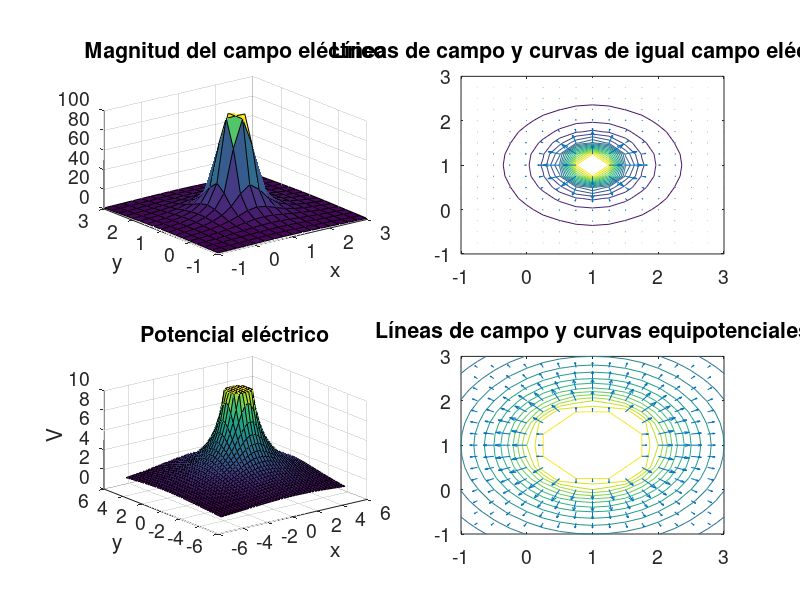
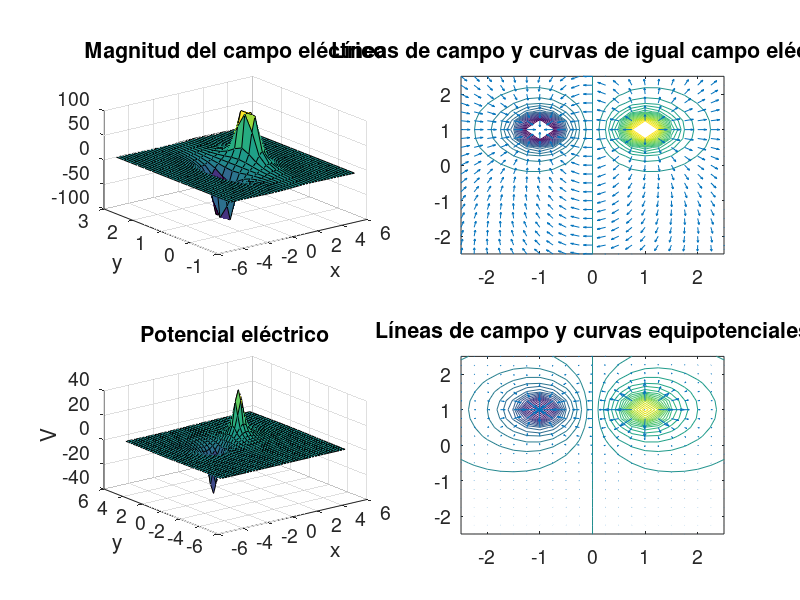
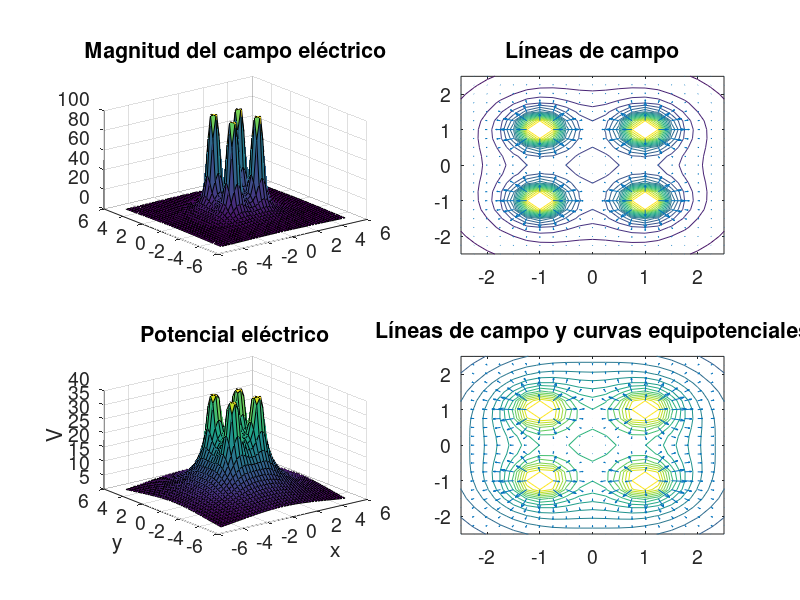

Recreate these plots in MATLAB, in order.
clear
clc
close all


q = [ +1e-9 ;
      -1e-9 ;
      +1e-9 ;
      +1e-9 ];
  
r = [ 1  1 ;
     -1  1 ;
     -1 -1 ;
      1 -1 ];

k = 9e9;

DD = .25;
MAX = 5;
[x,y] = meshgrid(-MAX:DD:MAX);

% -------------------------------------------------------------------------
% L�neas de campo de una carga
% -------------------------------------------------------------------------
E = zeros(size(x));

N = 1;
R = sqrt((x-r(N,1)).^2+(y-r(N,2)).^2);
E = k*q(N)./R.^2;

E_TOPE = 100;
E(E>E_TOPE) = E_TOPE;
E(E<-E_TOPE) = -E_TOPE;

figure('Name','Carga única','Color','white','Position',[960 80 950 900])
subplot(2,2,1)
surf(x,y,E)
title('Magnitud del campo eléctrico')
xlim([-1 3])
ylim([-1 3])
xlabel('x')
ylabel('y')


subplot(2,2,2)
contour(x,y,E,E_TOPE*(-1:.05:1))
[dx,dy] = gradient(-E,DD);   % Se toma -E, para que las líneas de campo
                             % sigan la convención, y "salgan" de la carga

hold on;
quiver(x,y,dx,dy)
hold off;
title('Líneas de campo y curvas de igual campo eléctrico')
axis([-1 3 -1 3])

% ------------------------- Potencial el�ctrico ---------------------------
% Yendo por el otro lado, en base al potencial, determinar las l�neas de
% campo el�ctrico:

V = k*q(N)./R;

V_TOPE = sqrt(E_TOPE);
V(V>V_TOPE) = V_TOPE;
V(V<-V_TOPE) = -V_TOPE;

subplot(2,2,3)
surf(x,y,V)
title('Potencial eléctrico')
xlabel('x')
ylabel('y')
zlabel('V')

subplot(2,2,4)

[Evx, Evy] = gradient(-V,DD);  % Evx y Evy son las componentes de campo 
                               % Eléctrico obtenidas a partir de V

contour(x,y,V,V_TOPE*(-1:.05:1))
hold on;
quiver(x,y,Evx,Evy)
hold off;
title('Líneas de campo y curvas equipotenciales')
axis([-1 3 -1 3])

allAxesInFigure = findall(gcf,'type','axes');
set(allAxesInFigure,'FontSize',14)

%% ------------------------------------------------------------------------
% L�neas de campo de 2 cargas
% -------------------------------------------------------------------------
clear E
E = zeros(size(x));

for N = 1 : 2
    R = sqrt((x-r(N,1)).^2+(y-r(N,2)).^2);
    E = E + k*q(N)./R.^2;
end


E_TOPE = 100;
E(E>E_TOPE) = E_TOPE;
E(E<-E_TOPE) = -E_TOPE;

figure('Name','Dos cargas','Color','white','Position',[960 80 950 900])
subplot(2,2,1)
surf(x,y,E)
title('Magnitud del campo eléctrico')
ylim([-1 3])
xlabel('x')
ylabel('y')

subplot(2,2,2)
contour(x,y,E,E_TOPE*(-1:.05:1))
[dx,dy] = gradient(-E,DD);   % Se toma -E, para que las l�neas de campo
                             % sigan la convenci�n, y "salgan" de la carga

% Para que las "flechitas" de quiver tengan todas el mismo largo:
dx_norm = dx./sqrt(dx.^2+dy.^2);  % Normalizaci�n del vector dx
dy_norm = dy./sqrt(dx.^2+dy.^2);  % Normalizaci�n del vector dx

hold on;
quiver(x,y,dx_norm,dy_norm,.5)   % .5 permite escalar al 50% el largo de las flechas
hold off;
title('Líneas de campo y curvas de igual campo eléctrico')
axis([-MAX MAX -MAX MAX]*.5)

% ------------------------- Potencial el�ctrico ---------------------------
% Yendo por el otro lado, en base al potencial, determinar las l�neas de
% campo el�ctrico:

clear V
V = zeros(size(x));

for N = 1 : 2
    R = sqrt((x-r(N,1)).^2+(y-r(N,2)).^2);
    V = V + k*q(N)./R;
end

V_TOPE = 40;
V(V>V_TOPE) = V_TOPE;
V(V<-V_TOPE) = -V_TOPE;

subplot(2,2,3)
surf(x,y,V)
title('Potencial eléctrico')
xlabel('x')
ylabel('y')
zlabel('V')

subplot(2,2,4)
[Evx, Evy] = gradient(-V,DD);  % Evx y Evy son las componentes de campo 
                               % El�ctrico obtenidas a partir de V

contour(x,y,V,V_TOPE*(-1:.05:1))
hold on;
quiver(x,y,Evx,Evy)
hold off;
title('Líneas de campo y curvas equipotenciales')
axis([-MAX MAX -MAX MAX]*.5)

allAxesInFigure = findall(gcf,'type','axes');
set(allAxesInFigure,'FontSize',14)

%%
% -------------------------------------------------------------------------
% L�neas de campo de 4 cargas en cuadrado
% -------------------------------------------------------------------------
clear E
E = zeros(size(x));

q = [ +1e-9 ;
      +1e-9 ;
      +1e-9 ;
      +1e-9 ];
  
r = [ 1  1 ;
     -1  1 ;
     -1 -1 ;
      1 -1 ];


for N = 1 : 4
    R = sqrt((x-r(N,1)).^2+(y-r(N,2)).^2);
    E = E + k*q(N)./R.^2;
end
E_TOPE = 100;
E(E>E_TOPE) = E_TOPE;
E(E<-E_TOPE) = -E_TOPE;

figure('Name','Cuatro cargas','Color','white','Position',[960 80 950 900])
subplot(2,2,1)
surf(x,y,E)
title('Magnitud del campo eléctrico')

subplot(2,2,2)
contour(x,y,E,E_TOPE*(-1:.05:1))
[dx,dy] = gradient(-E,DD);   % Se toma -E, para que las l�neas de campo
                             % sigan la convenci�n, y "salgan" de la carga

hold on;
quiver(x,y,dx,dy)
hold off;
title('Líneas de campo')
axis([-MAX MAX -MAX MAX]*.5)

% ------------------------- Potencial el�ctrico ---------------------------
% Yendo por el otro lado, en base al potencial, determinar las l�neas de
% campo el�ctrico:

clear V;
V = zeros(size(x));

for N = 1 : 4
    R = sqrt((x-r(N,1)).^2+(y-r(N,2)).^2);
    V = V + k*q(N)./R;
end

V_TOPE = 40;
V(V>V_TOPE) = V_TOPE;
V(V<-V_TOPE) = -V_TOPE;

subplot(2,2,3)
surf(x,y,V)
title('Potencial eléctrico')
xlabel('x')
ylabel('y')
zlabel('V')

subplot(2,2,4)
[Evx, Evy] = gradient(-V,DD);  % Evx y Evy son las componentes de campo 
                               % El�ctrico obtenidas a partir de V

contour(x,y,V,V_TOPE*(-1:.05:1))
hold on;
quiver(x,y,Evx,Evy)
hold off;
title('Líneas de campo y curvas equipotenciales')
axis([-MAX MAX -MAX MAX]*.5)

allAxesInFigure = findall(gcf,'type','axes');
set(allAxesInFigure,'FontSize',14)